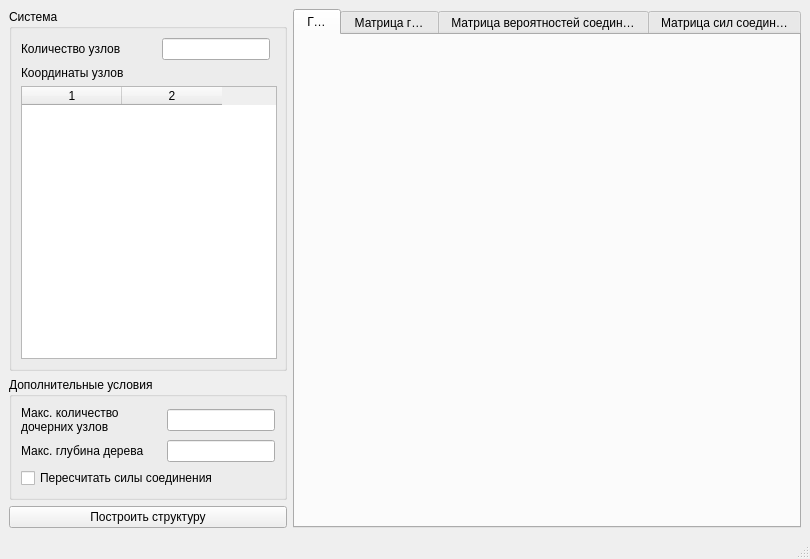
<?xml version="1.0" encoding="UTF-8"?>
<ui version="4.0">
 <class>MainWindow</class>
 <widget class="QMainWindow" name="MainWindow">
  <property name="geometry">
   <rect>
    <x>0</x>
    <y>0</y>
    <width>810</width>
    <height>559</height>
   </rect>
  </property>
  <property name="windowTitle">
   <string>MainWindow</string>
  </property>
  <widget class="QWidget" name="centralwidget">
   <layout class="QGridLayout" name="gridLayout_3">
    <item row="0" column="0">
     <widget class="QGroupBox" name="groupBox">
      <property name="sizePolicy">
       <sizepolicy hsizetype="Fixed" vsizetype="Expanding">
        <horstretch>0</horstretch>
        <verstretch>0</verstretch>
       </sizepolicy>
      </property>
      <property name="minimumSize">
       <size>
        <width>278</width>
        <height>274</height>
       </size>
      </property>
      <property name="title">
       <string>Система</string>
      </property>
      <layout class="QGridLayout" name="gridLayout">
       <property name="horizontalSpacing">
        <number>27</number>
       </property>
       <item row="0" column="0">
        <widget class="QLabel" name="label__System_nodeAmount">
         <property name="text">
          <string>Количество узлов</string>
         </property>
        </widget>
       </item>
       <item row="0" column="1">
        <widget class="QLineEdit" name="lineEdit__nodeAmount">
         <property name="sizePolicy">
          <sizepolicy hsizetype="Fixed" vsizetype="Fixed">
           <horstretch>0</horstretch>
           <verstretch>0</verstretch>
          </sizepolicy>
         </property>
         <property name="alignment">
          <set>Qt::AlignRight|Qt::AlignTrailing|Qt::AlignVCenter</set>
         </property>
        </widget>
       </item>
       <item row="1" column="0">
        <widget class="QLabel" name="label__nodesCoords">
         <property name="sizePolicy">
          <sizepolicy hsizetype="Fixed" vsizetype="Preferred">
           <horstretch>0</horstretch>
           <verstretch>0</verstretch>
          </sizepolicy>
         </property>
         <property name="text">
          <string>Координаты узлов</string>
         </property>
        </widget>
       </item>
       <item row="2" column="0" colspan="2">
        <widget class="QTableWidget" name="tableWidget__nodesCoords">
         <property name="sizePolicy">
          <sizepolicy hsizetype="Fixed" vsizetype="Minimum">
           <horstretch>0</horstretch>
           <verstretch>1</verstretch>
          </sizepolicy>
         </property>
         <property name="minimumSize">
          <size>
           <width>256</width>
           <height>192</height>
          </size>
         </property>
         <property name="columnCount">
          <number>2</number>
         </property>
         <column/>
         <column/>
        </widget>
       </item>
      </layout>
     </widget>
    </item>
    <item row="0" column="1" rowspan="3">
     <widget class="QTabWidget" name="tab_container">
      <property name="enabled">
       <bool>true</bool>
      </property>
      <property name="sizePolicy">
       <sizepolicy hsizetype="Expanding" vsizetype="Expanding">
        <horstretch>0</horstretch>
        <verstretch>0</verstretch>
       </sizepolicy>
      </property>
      <property name="minimumSize">
       <size>
        <width>508</width>
        <height>500</height>
       </size>
      </property>
      <property name="layoutDirection">
       <enum>Qt::LeftToRight</enum>
      </property>
      <property name="tabShape">
       <enum>QTabWidget::Rounded</enum>
      </property>
      <property name="currentIndex">
       <number>0</number>
      </property>
      <property name="elideMode">
       <enum>Qt::ElideRight</enum>
      </property>
      <property name="documentMode">
       <bool>false</bool>
      </property>
      <widget class="QWidget" name="tab__drawGraph">
       <attribute name="title">
        <string>Граф</string>
       </attribute>
       <layout class="QHBoxLayout" name="horizontalLayout_6">
        <item>
         <widget class="MplWidget" name="MplWidget" native="true"/>
        </item>
       </layout>
      </widget>
      <widget class="QWidget" name="tab__adjMx">
       <attribute name="title">
        <string>Матрица графа</string>
       </attribute>
       <layout class="QHBoxLayout" name="horizontalLayout_3">
        <item>
         <widget class="QTableWidget" name="tableWidget__adjacencyMatrix">
          <property name="sizePolicy">
           <sizepolicy hsizetype="Expanding" vsizetype="Expanding">
            <horstretch>1</horstretch>
            <verstretch>1</verstretch>
           </sizepolicy>
          </property>
         </widget>
        </item>
       </layout>
      </widget>
      <widget class="QWidget" name="tab__cProbMx">
       <attribute name="title">
        <string>Матрица вероятностей соединения</string>
       </attribute>
       <layout class="QHBoxLayout" name="horizontalLayout_4">
        <item>
         <widget class="QTableWidget" name="tableWidget__connectionsProb"/>
        </item>
       </layout>
      </widget>
      <widget class="QWidget" name="tab__cPowerMx">
       <attribute name="title">
        <string>Матрица сил соединения</string>
       </attribute>
       <layout class="QHBoxLayout" name="horizontalLayout_2">
        <item>
         <widget class="QTableWidget" name="tableWidget__connectionsPower"/>
        </item>
       </layout>
      </widget>
     </widget>
    </item>
    <item row="1" column="0">
     <widget class="QGroupBox" name="groupBox_2">
      <property name="sizePolicy">
       <sizepolicy hsizetype="Fixed" vsizetype="Fixed">
        <horstretch>0</horstretch>
        <verstretch>0</verstretch>
       </sizepolicy>
      </property>
      <property name="minimumSize">
       <size>
        <width>278</width>
        <height>121</height>
       </size>
      </property>
      <property name="title">
       <string>Дополнительные условия</string>
      </property>
      <layout class="QGridLayout" name="gridLayout_2">
       <item row="0" column="0">
        <widget class="QLabel" name="label__maxSlaves">
         <property name="text">
          <string>Макс. количество дочерних узлов</string>
         </property>
         <property name="textFormat">
          <enum>Qt::AutoText</enum>
         </property>
         <property name="wordWrap">
          <bool>true</bool>
         </property>
        </widget>
       </item>
       <item row="0" column="1">
        <widget class="QLineEdit" name="lineEdit__maxSlaves">
         <property name="sizePolicy">
          <sizepolicy hsizetype="Fixed" vsizetype="Fixed">
           <horstretch>0</horstretch>
           <verstretch>0</verstretch>
          </sizepolicy>
         </property>
         <property name="alignment">
          <set>Qt::AlignRight|Qt::AlignTrailing|Qt::AlignVCenter</set>
         </property>
        </widget>
       </item>
       <item row="1" column="0">
        <widget class="QLabel" name="label__treeDepth">
         <property name="text">
          <string>Макс. глубина дерева</string>
         </property>
         <property name="wordWrap">
          <bool>true</bool>
         </property>
        </widget>
       </item>
       <item row="1" column="1">
        <widget class="QLineEdit" name="lineEdit__treeDepth">
         <property name="sizePolicy">
          <sizepolicy hsizetype="Fixed" vsizetype="Fixed">
           <horstretch>0</horstretch>
           <verstretch>0</verstretch>
          </sizepolicy>
         </property>
         <property name="alignment">
          <set>Qt::AlignRight|Qt::AlignTrailing|Qt::AlignVCenter</set>
         </property>
        </widget>
       </item>
       <item row="2" column="0" colspan="2">
        <widget class="QCheckBox" name="checkBox__recalculate_probs">
         <property name="text">
          <string>Пересчитать силы соединения</string>
         </property>
        </widget>
       </item>
      </layout>
     </widget>
    </item>
    <item row="2" column="0">
     <widget class="QPushButton" name="pushButton__buildStructure">
      <property name="sizePolicy">
       <sizepolicy hsizetype="Minimum" vsizetype="Fixed">
        <horstretch>0</horstretch>
        <verstretch>0</verstretch>
       </sizepolicy>
      </property>
      <property name="text">
       <string>Построить структуру</string>
      </property>
     </widget>
    </item>
   </layout>
  </widget>
  <widget class="QMenuBar" name="menubar">
   <property name="geometry">
    <rect>
     <x>0</x>
     <y>0</y>
     <width>810</width>
     <height>21</height>
    </rect>
   </property>
  </widget>
  <widget class="QStatusBar" name="statusbar"/>
 </widget>
 <customwidgets>
  <customwidget>
   <class>MplWidget</class>
   <extends>QWidget</extends>
   <header>mplwidget.h</header>
   <container>1</container>
  </customwidget>
 </customwidgets>
 <resources/>
 <connections/>
</ui>
